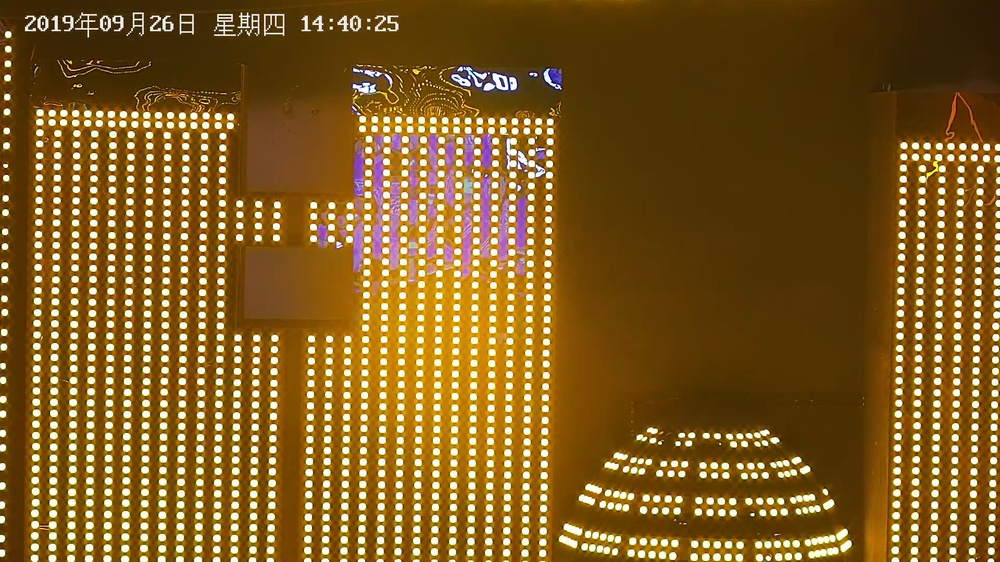
#> input picture data/EXC_point1_1374179.jpg, 1000 x 562 px, shrunk from 1920 x 1080 before the run, found by its file name
$ python Canny.py
#> lines starting #> are read from the running program, lines starting #| are printed output that depends on the picture
#!/usr/bin/env python
# -*- coding:utf-8 -*-
"""
Created on 2019-07-25 19:06 2019

@author : json
"""
import cv2
import numpy as np
from matplotlib import pyplot as plt

img = cv2.imread('../img/EXC_point1_1374179.jpg', 0)
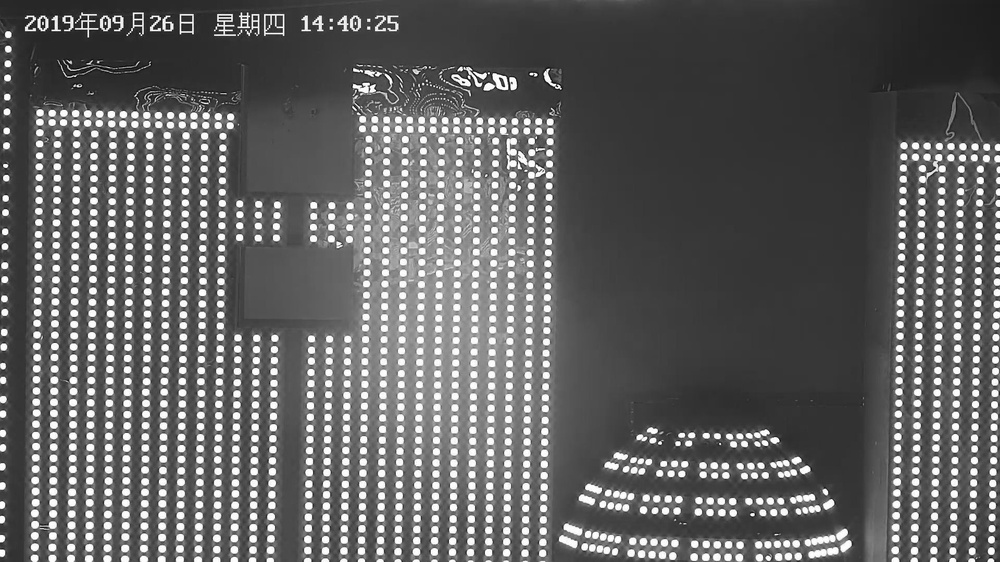
#> img: shape (562, 1000); min 1, max 255, mean 96.9

# blurred = cv2.GaussianBlur(img, (3, 3), 0)
edges = cv2.Canny(img, 100, 200)
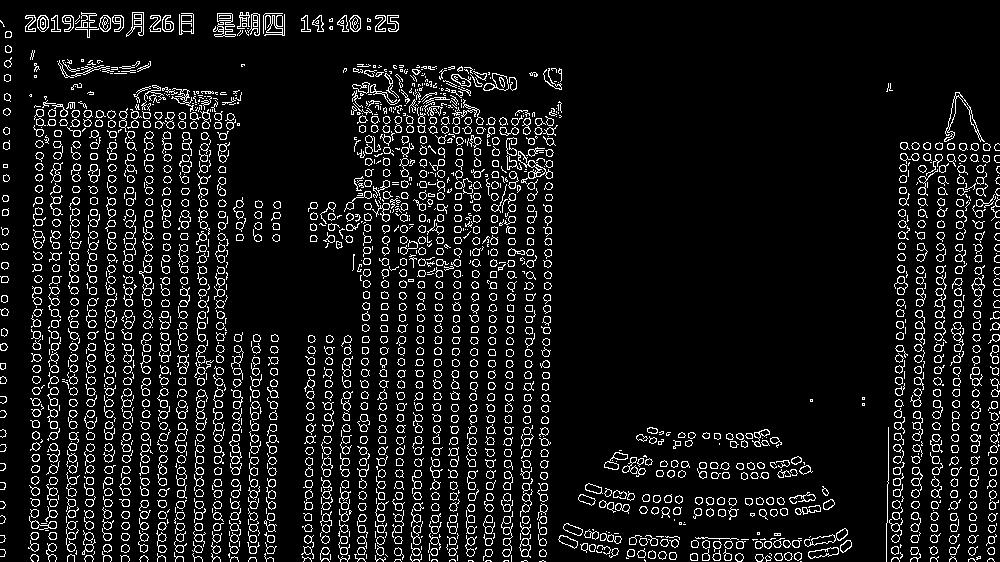
#> edges: shape (562, 1000); 8.9% white in thin lines or dots

cv2.imshow('canny', edges)
cv2.waitKey()
cv2.destroyAllWindows()

plt.subplot(121), plt.imshow(img, cmap='gray')
plt.title('Original'), plt.xticks([]), plt.yticks([])

plt.subplot(122), plt.imshow(edges, cmap='gray')
plt.title('Canny'), plt.xticks([]), plt.yticks([])

plt.show()
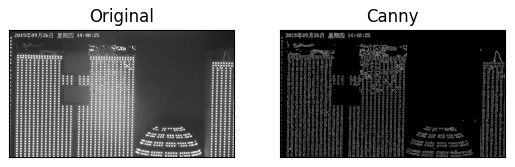
#> figure drawn by matplotlib, 2 panels

$ run again, with data/EXC_point1_103521.jpg copied over data/EXC_point1_1374179.jpg
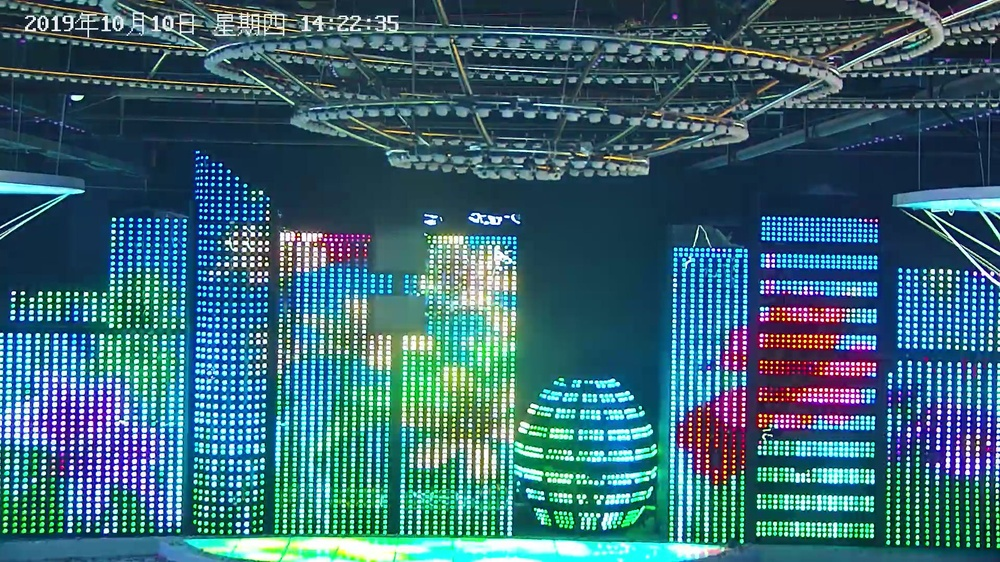
#> input picture data/EXC_point1_103521.jpg, 1000 x 562 px, shrunk from 1920 x 1080 before the run, found by its file name
#> `edges = cv2.Canny(img, 100, 200)`:
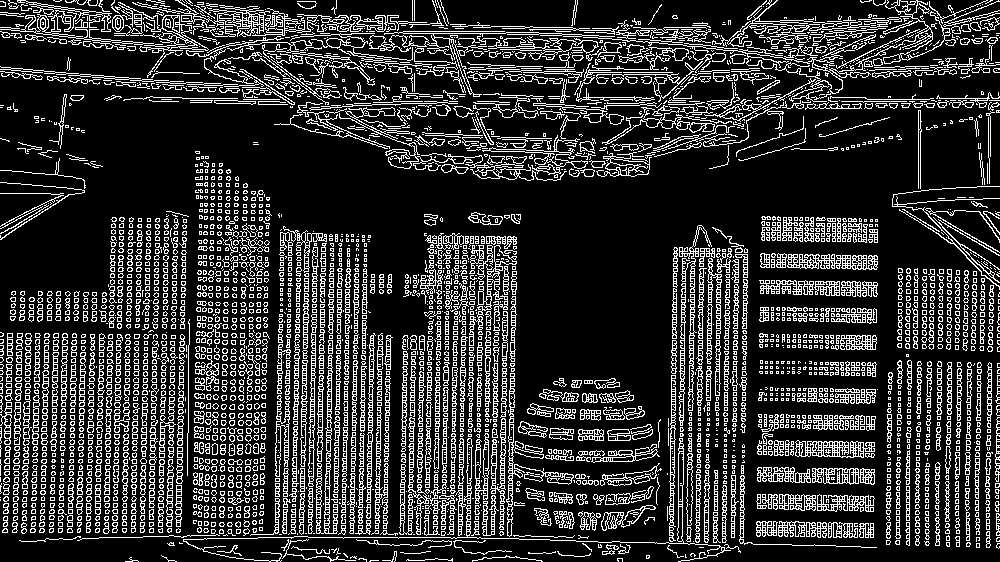
#> edges: shape (562, 1000); 19.7% white in thin lines or dots
#> `plt.show()`:
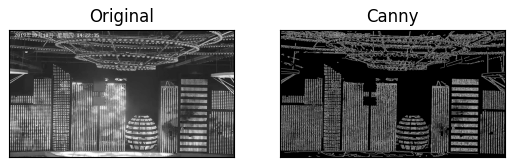
#> figure drawn by matplotlib, 2 panels
